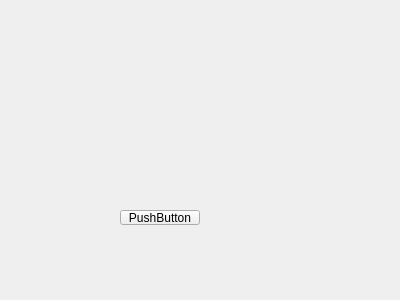
<?xml version="1.0" encoding="UTF-8"?>
<ui version="4.0">
 <class>Widget</class>
 <widget class="QWidget" name="Widget">
  <property name="geometry">
   <rect>
    <x>0</x>
    <y>0</y>
    <width>400</width>
    <height>300</height>
   </rect>
  </property>
  <property name="windowTitle">
   <string>Widget</string>
  </property>
  <widget class="QPushButton" name="pushButton">
   <property name="geometry">
    <rect>
     <x>120</x>
     <y>210</y>
     <width>80</width>
     <height>15</height>
    </rect>
   </property>
   <property name="text">
    <string>PushButton</string>
   </property>
  </widget>
 </widget>
 <layoutdefault spacing="6" margin="11"/>
 <resources/>
 <connections/>
</ui>
